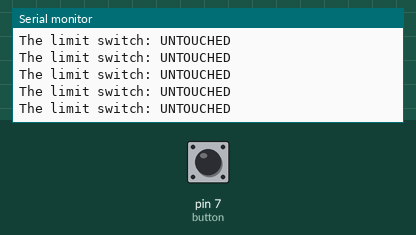
Recording of a sketch running on a simulated Arduino Uno, built with avr-gcc and run on an emulated ATmega328P. Shown: the last lines printed to the serial monitor. The inputs (shaded band) are chosen by the test bench; at power-on: pin 7 (button) HIGH.

Above: at 1.2 s.
1.3 s: pin 7 (button) pulled LOW for 0.15 s
At 1.58 s:
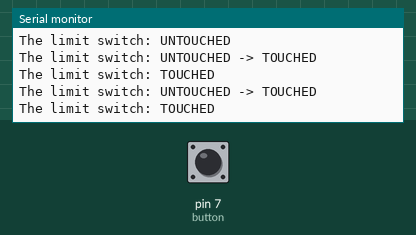
2.9 s: pin 7 (button) pulled LOW for 1 s
At 3.5 s:
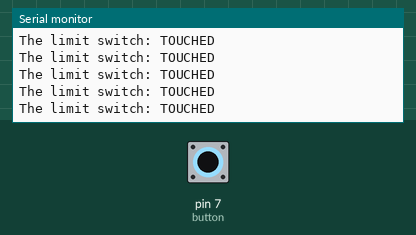
6.9 s: pin 7 (button) pulled LOW for 0.15 s
10.0 s: pin 7 (button) pulled LOW for 1 s
14.0 s: pin 7 (button) pulled LOW for 3.2 s
20.2 s: pin 7 (button) pulled LOW for 0.15 s
At 20.4 s:
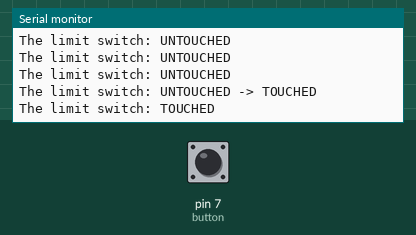

The sketch:

limitSwitch.ino
```cpp
#include <ezButton.h>

ezButton button(7);  // create ezButton object that attach to pin 7;

void setup() {
  Serial.begin(9600);
  button.setDebounceTime(50); // set debounce time to 50 milliseconds
}

void loop() {
  button.loop(); // MUST call the loop() function first

  if(button.isPressed())
    Serial.println("The limit switch: UNTOUCHED -> TOUCHED");

  if(button.isReleased())
    Serial.println("The limit switch: TOUCHED -> UNTOUCHED");

  int state = button.getState();
  if(state == HIGH)
    Serial.println("The limit switch: UNTOUCHED");
  else
    Serial.println("The limit switch: TOUCHED");
}
```

Measured:
- after the input at 1.3 s, the serial monitor: prints a new line after 0.15 s (image 1)
- after the input at 20.2 s, the serial monitor: prints a new line after 0.14 s (image 3)
